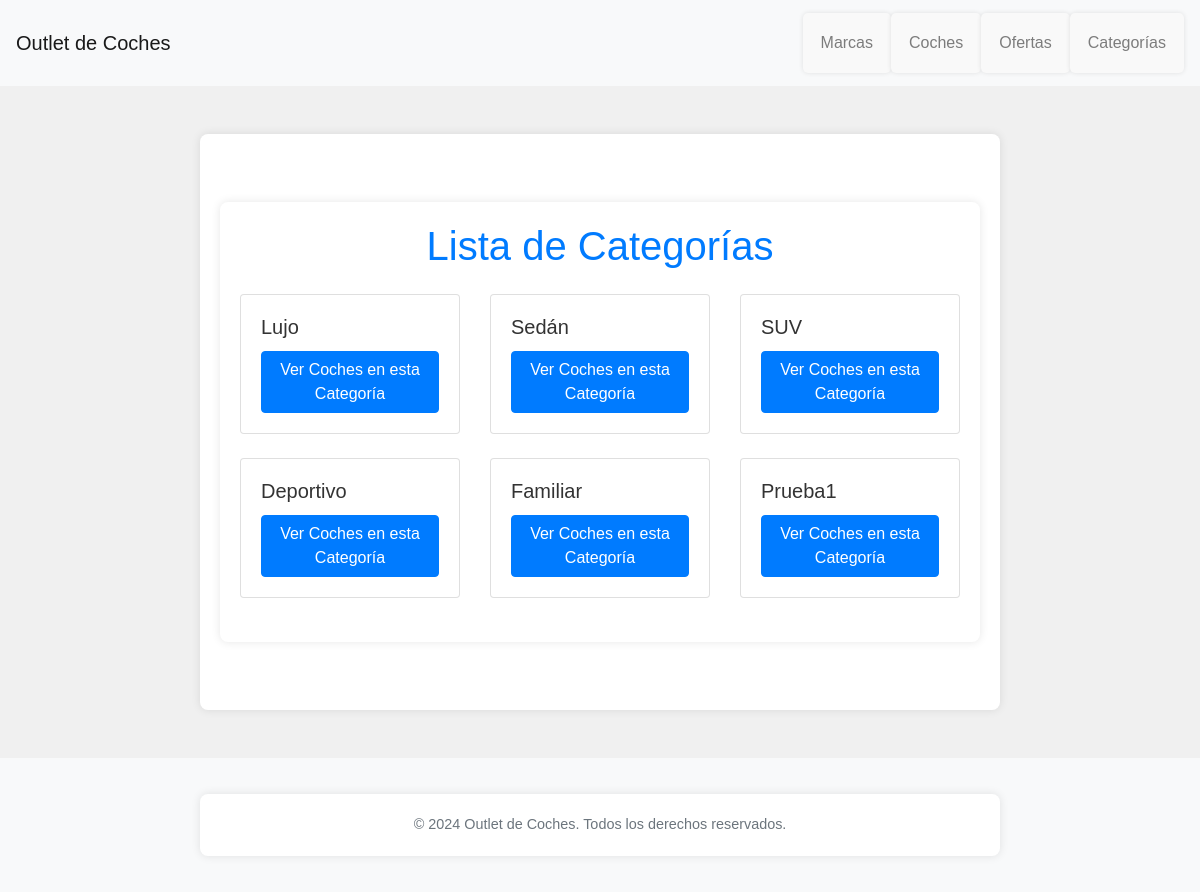
Before: /categorias/ with the older database file.
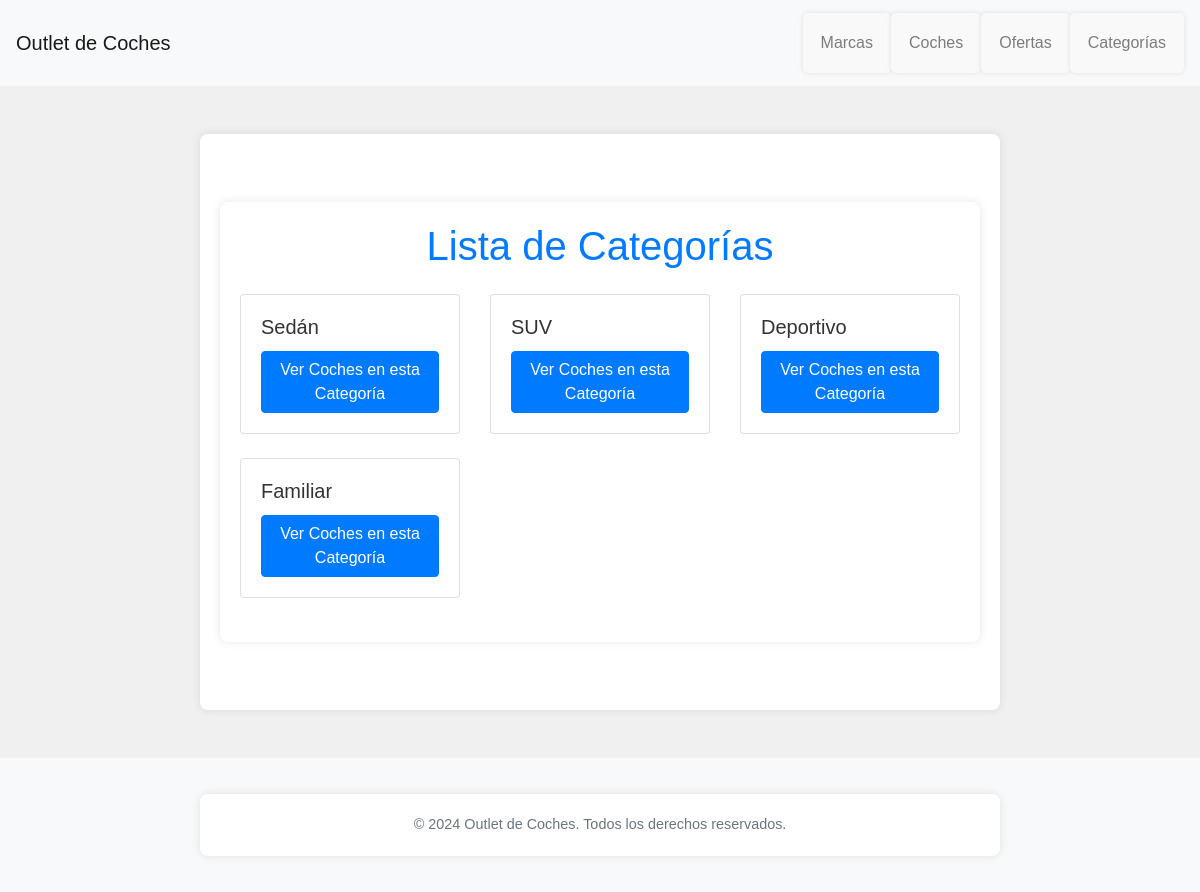
After: the same page with the newer database file.
### appOutletDjango/models.py (models this page shows, shortened)
class Categoria(models.Model):
    nombre = models.CharField(max_length=100)

### appOutletDjango/views.py (the view)
# urls.py: path('categorias/', CategoriaListView.as_view(), name='listar_categorias'),  # Ruta para listar categorías
class CategoriaListView(ListView):
    model = Categoria
    template_name = 'appOutletDjango/listar_categorias.html'
    context_object_name = 'categorias'

### appOutletDjango/templates/appOutletDjango/listar_categorias.html (shortened to what this page needs)
{% extends 'appOutletDjango/base.html' %}
{% block content %}
    <div class="container my-5">
        <h1 class="text-center text-primary mb-4">Lista de Categorías</h1>
        <div class="row">
            {% for categoria in categorias %}
                <div class="col-md-4 mb-4">
                    <div class="card">
                        <div class="card-body">
                            <h5 class="card-title">{{ categoria.nombre }}</h5>
                            <a href="{% url 'show_categoria' categoria.id %}" class="btn btn-primary">Ver Coches en esta Categoría</a>
                        </div>
                    </div>
                </div>
            {% empty %}
                <p class="text-center">No hay categorías disponibles en este momento.</p>
            {% endfor %}
        </div>
    </div>
{% endblock %}

Changed rows visible on the page:
removed Categoria: nombre "Lujo"
removed Categoria: nombre "Prueba1"
